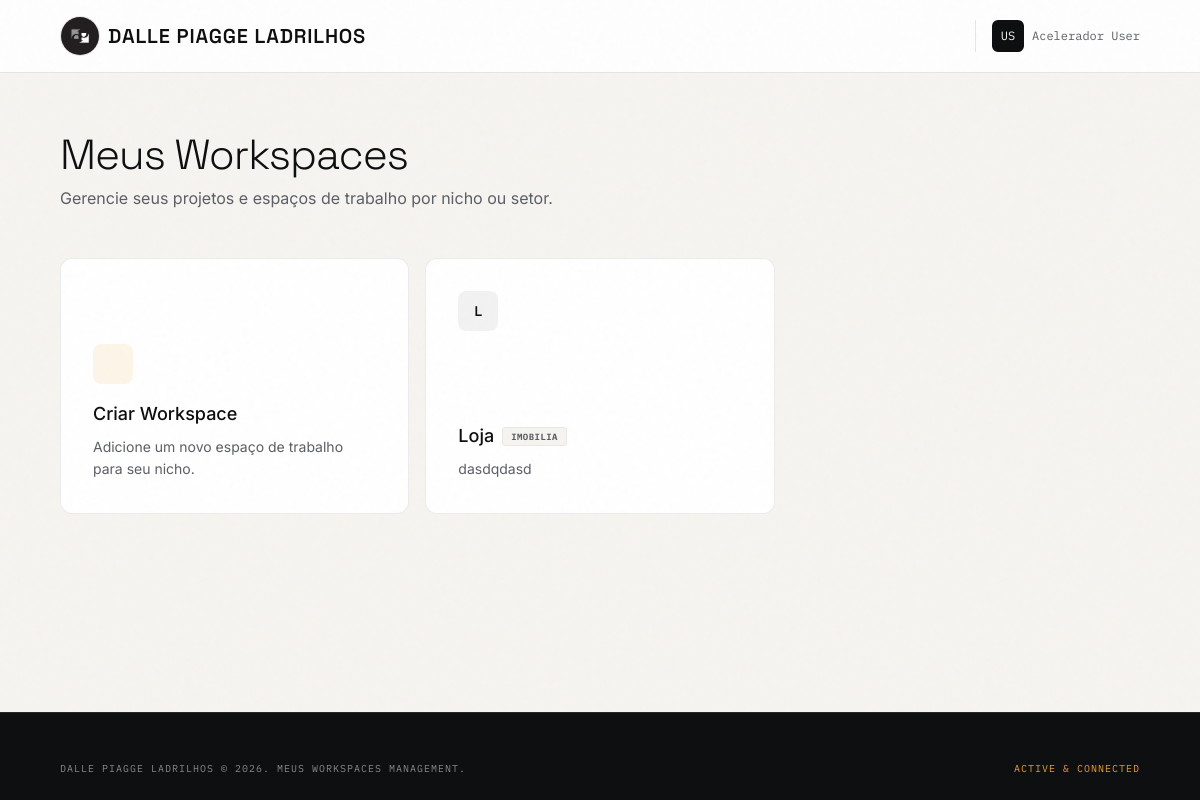
The page /workspace/ (signed in) on the database its author committed.
### cadastro/models.py (models this page shows, shortened)
class Workspace(models.Model):
    id = models.AutoField(primary_key=True)
    Workpaces_name = models.CharField()
    nicho = models.CharField(null=True,blank=True)
    description = models.CharField(null=True,blank=True)
    agente_ativo = models.BooleanField(default=False)
    agente_nome = models.CharField(max_length=255, default="Agente IA Assistente")
    agente_instrucoes = models.TextField(
        default="Você é um assistente de prospecção do Dalle Piagge Ladrilhos. Responda de forma clara e objetiva.",
        blank=True
    )

### cadastro/views.py (the view)
# urls.py: path('workspace/', workspace_view, name='workspace'),
@login_required
def workspace_view(request):
    if request.method == 'POST':
        form = registrar_workspace(request.POST)
        if form.is_valid():
            form.save()
            return redirect('/workspace/')
    workspace_check = Workspace.objects.all()
    form = registrar_workspace()
    search_query = request.GET.get("search")
    if search_query:
        workspace_check = workspace_check.filter(Workpaces_name__icontains=search_query)
    return render(request, 'Workspace.html', {
        'workspace_check': workspace_check,
        'form': form
    })

### cadastro/Templates/Workspace.html (shortened to what this page needs)
<!DOCTYPE html>
<html class="scroll-smooth antialiased" lang="en">
<head>
    <script src="https://cdn.tailwindcss.com"></script>
</head>
<body class="bg-canvas text-graphite-900 font-body text-body selection:bg-amber selection:text-white relative overflow-x-hidden min-h-screen flex flex-col justify-between">
    <nav id="navbar" class="fixed top-0 w-full z-40 transition-all duration-300 bg-surface/90 border-b border-graphite-900/10 backdrop-blur-md px-container py-4 flex items-center justify-between">
        <a href="#" class="font-display font-semibold text-xl tracking-[0.04em] text-graphite-900 uppercase flex items-center gap-2">
            <img src="/static/img/logo.jpg" alt="Dalle Piagge Ladrilhos Logo" class="w-10 h-10 rounded-full object-cover border border-graphite-900/10">
            Dalle Piagge Ladrilhos
        </a>
        <div class="flex items-center gap-4">
            <div class="flex items-center gap-2 border-l border-graphite-900/10 pl-4">
                <div class="w-8 h-8 bg-graphite-900 text-canvas flex items-center justify-center font-mono text-xs rounded-md">US</div>
                <span class="font-mono text-xs text-graphite-500 hidden sm:block">Acelerador User</span>
            </div>
        </div>
    </nav>
    <main class="flex-grow pt-[100px] pb-24 px-container">
        <div class="max-w-[clamp(70rem,92vw,96rem)] mx-auto mt-8">
            <div class="reveal-up is-visible mb-12">
                <h1 class="font-display font-light text-h2 leading-[1.1] tracking-tight text-graphite-900 mb-2">Meus Workspaces</h1>
                <p class="font-body text-graphite-500 text-sm md:text-base">Gerencie seus projetos e espaços de trabalho por nicho ou setor.</p>
            </div>
            <div class="grid grid-cols-1 md:grid-cols-2 lg:grid-cols-3 gap-4" id="flashlight-grid">
                <div class="flashlight-card rounded-xl p-8 h-64 flex flex-col justify-end group cursor-pointer animate-on-scroll reveal-up is-visible" id="btn-open-modal">
                    <div class="relative z-10">
                        <div class="w-10 h-10 bg-amber/10 rounded-lg flex items-center justify-center mb-4 text-amberDark group-hover:scale-110 transition-transform duration-300">
                        </div>
                        <h3 class="text-lg font-medium text-graphite-900 mb-2">Criar Workspace</h3>
                        <p class="text-sm text-graphite-500 leading-relaxed">Adicione um novo espaço de trabalho para seu nicho.</p>
                    </div>
                </div>
                {% for ws in workspace_check %}
                <div class="flashlight-card rounded-xl p-8 h-64 flex flex-col justify-between group cursor-default animate-on-scroll reveal-up is-visible">
                    <a href="/workspace/{{ ws.id }}/dashboard/" class="absolute inset-0 z-0"></a>
                    <div class="relative z-10 flex justify-between items-start">
                        <div class="w-10 h-10 bg-graphite-900/5 rounded-lg flex items-center justify-center text-graphite-900 font-display font-semibold group-hover:scale-110 group-hover:text-amberDark group-hover:bg-amber/10 transition-all duration-300">
                            {{ ws.Workpaces_name|slice:":1"|upper }}
                        </div>
                        <form action="/workspace/delete/{{ ws.id }}/" method="POST" class="inline pointer-events-auto" onsubmit="return confirm('Tem certeza que deseja excluir esta área de trabalho? Todos os dados serão perdidos.');">
                            <button type="submit" class="text-graphite-400 hover:text-[#F43F5E] transition-all duration-300 p-1 flex items-center justify-center cursor-pointer relative z-20" title="Excluir Workspace">
                            </button>
                        </form>
                    </div>
                    <div class="relative z-10 pointer-events-none mt-auto">
                        <div class="flex items-center gap-2 mb-2">
                            <h3 class="text-lg font-medium text-graphite-900 group-hover:text-amberDark transition-colors">{{ ws.Workpaces_name }}</h3>
                            <span class="inline-flex font-mono text-[9px] text-graphite-500 font-bold uppercase tracking-wider bg-canvas px-2 py-0.5 rounded border border-graphite-900/5">{{ ws.nicho }}</span>
                        </div>
                        <p class="text-sm text-graphite-500 leading-relaxed line-clamp-2">
                            {{ ws.description }}
                        </p>
                    </div>
                </div>
                {% endfor %}
            </div>
        </div>
    </main>
    <footer class="bg-graphite-900 text-surface pt-12 pb-6 px-container border-t border-surface/10 relative z-30">
        <div class="max-w-[clamp(70rem,92vw,96rem)] mx-auto flex flex-col sm:flex-row justify-between items-center gap-4 text-center sm:text-left">
            <span class="font-mono text-[10px] text-surface/50 uppercase tracking-widest">
                Dalle Piagge Ladrilhos © 2026. MEUS WORKSPACES MANAGEMENT.
            </span>
            <span class="font-mono text-[10px] text-amber uppercase tracking-widest">
                Active & Connected
            </span>
        </div>
    </footer>
</body>
</html>

### cadastro/Templates/Workspace.html (style rules this page uses)
.reveal-up { opacity: 0; transform: translateY(18px); transition: opacity 0.65s cubic-bezier(0.16, 1, 0.3, 1), transform 0.65s cubic-bezier(0.16, 1, 0.3, 1); }
.reveal-up.is-visible { opacity: 1; transform: translateY(0); }
:root { --mouse-x: 50%; --mouse-y: 50%; }
.flashlight-card { position: relative; background-color: #FFFFFF; border: 1px solid rgba(14, 15, 17, 0.08); overflow: hidden; transition: transform 0.3s cubic-bezier(0.16, 1, 0.3, 1), box-shadow 0.3s cubic-bezier(0.16, 1, 0.3, 1); }
.flashlight-card::before { content: ""; position: absolute; height: 100%; width: 100%; left: 0; top: 0; border-radius: inherit; background: radial-gradient( 800px circle at var(--mouse-x) var(--mouse-y), rgba(232, 160, 32, 0.06), transparent 40% ); opacity: 0; transition: opacity 0.5s; pointer-events: none; z-index: 3; }
.flashlight-card::after { content: ""; position: absolute; height: 100%; width: 100%; left: 0; top: 0; border-radius: inherit; background: radial-gradient( 600px circle at var(--mouse-x) var(--mouse-y), rgba(255, 255, 255, 0.8), transparent 40% ); z-index: 1; opacity: 0; transition: opacity 0.5s; pointer-events: none; }
html,body { opacity: 1!important; visibility: visible!important; }

### rows shown on the page
Workspace: Workpaces_name "L", Workpaces_name "Loja", nicho "IMOBILIA", description "dasdqdasd"
